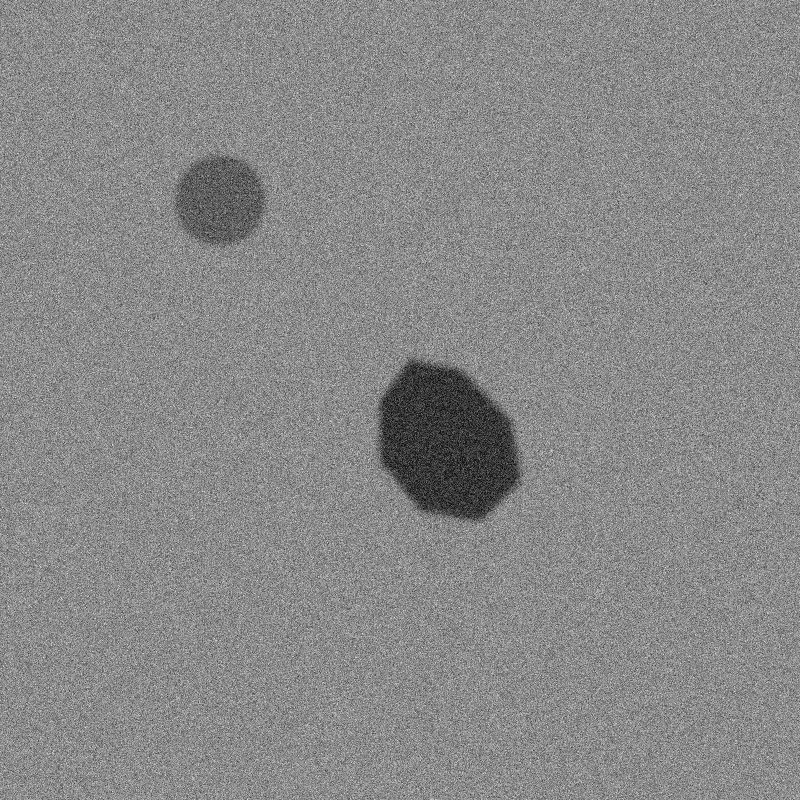
#> input picture backend/data/sample_sar_scene.png, 800 x 800 px
$ python -i image_processor.py   (imports and definitions only)
#> lines starting #> are read from the running program, lines starting #| are printed output that depends on the picture; after the words box and inside, x2 and y2 are one past the last pixel; in counts of white or black regions, pixels touching at a corner belong together
import cv2
import numpy as np
import math
from typing import Dict, Any, Optional, Tuple, List

# Default geographic footprint for the scene if not explicitly provided
# [min_lon, min_lat, max_lon, max_lat] covering Arabian Sea Konkan sector
DEFAULT_BOUNDS = {
    "min_lon": 71.35,
    "max_lon": 72.35,
    "min_lat": 16.95,
    "max_lat": 17.75
}

def pixel_to_geo(px: float, py: float, img_w: int, img_h: int, bounds: Dict[str, float]) -> Tuple[float, float]:
    """
    Converts (pixel_x, pixel_y) in image space to (longitude, latitude) geographic coordinates.
    px=0 -> min_lon, px=img_w -> max_lon
    py=0 -> max_lat (top), py=img_h -> min_lat (bottom)
    """
    lon = bounds["min_lon"] + (px / max(1, img_w)) * (bounds["max_lon"] - bounds["min_lon"])
    lat = bounds["max_lat"] - (py / max(1, img_h)) * (bounds["max_lat"] - bounds["min_lat"])
    return round(float(lon), 5), round(float(lat), 5)

def analyze_sar_image(image_input: Any, bounds: Optional[Dict[str, float]] = None) -> Dict[str, Any]:
    """
    Processes an input SAR radar image:
    1. Loads image from path or in-memory byte buffer.
    2. Performs land-masking and speckle noise reduction.
    3. Segments dark backscatter patches (oil slicks dampen sea capillary waves).
    4. Extracts real morphological properties: Centroid Lat/Lon, Area (km2), Perimeter, Orientation.
    5. Formats the detected slicks and look-alikes into standard GeoJSON polygons.
    """
#> called with image_input = '../data/sample_sar_scene.png'
    active_bounds = bounds or DEFAULT_BOUNDS

    # 1. Decode Image
    if isinstance(image_input, (str, bytes, bytearray)):
        if isinstance(image_input, str):
            img = cv2.imread(image_input, cv2.IMREAD_GRAYSCALE)
#> img is the input picture: shape (800, 800); min 15, max 220, mean 136.8
        else:
            nparr = np.frombuffer(image_input, np.uint8)
            img = cv2.imdecode(nparr, cv2.IMREAD_GRAYSCALE)
    elif isinstance(image_input, np.ndarray):
        img = cv2.cvtColor(image_input, cv2.COLOR_BGR2GRAY) if len(image_input.shape) == 3 else image_input
    else:
        raise ValueError("Unsupported image input format. Provide file path, bytes, or numpy array.")

    if img is None:
        raise ValueError("Failed to decode or read satellite image.")

    h, w = img.shape
#> h = 800; w = 800

    # Approximate ground resolution per pixel in meters
    lat_span_km = (active_bounds["max_lat"] - active_bounds["min_lat"]) * 111.0
    lon_span_km = (active_bounds["max_lon"] - active_bounds["min_lon"]) * 111.0 * math.cos(math.radians(17.35))
    pixel_area_km2 = (lat_span_km / max(1, h)) * (lon_span_km / max(1, w))
#> pixel_area_km2 = 0.0147

    # 2. Preprocessing & Denoising
    # Median filter to remove SAR speckle noise while preserving crisp slick boundaries
    denoised = cv2.medianBlur(img, 5)

    # 3. Dark Patch Segmentation
    # In SAR images, oil slicks appear significantly darker than rough ocean surface
    # Adaptive threshold + Otsu threshold combination
    _, otsu_thresh = cv2.threshold(denoised, 0, 255, cv2.THRESH_BINARY_INV + cv2.THRESH_OTSU)
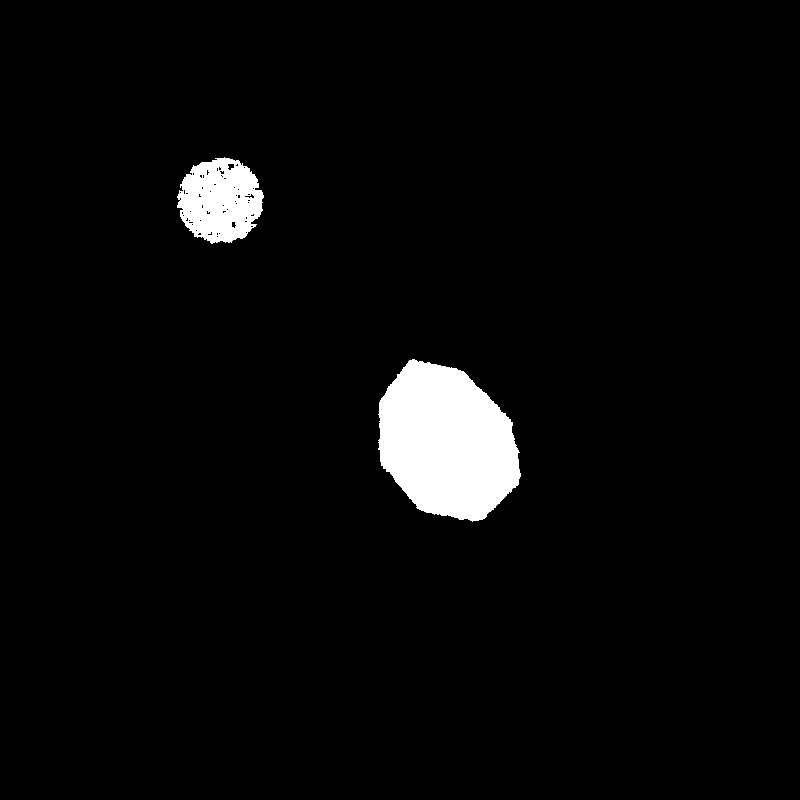
#> otsu_thresh: shape (800, 800); 3.5% white; 2 white regions, box (x1, y1, x2, y2) and area: (378, 359, 521, 522) 16943, (177, 157, 264, 244) 5433

    # Morphological closing to fill small gaps inside the slick
    kernel = cv2.getStructuringElement(cv2.MORPH_ELLIPSE, (5, 5))
    cleaned_mask = cv2.morphologyEx(otsu_thresh, cv2.MORPH_CLOSE, kernel, iterations=2)
#> cleaned_mask: shape (800, 800); 3.5% white; 2 white regions

    # 4. Contour Extraction
    contours, hierarchy = cv2.findContours(cleaned_mask, cv2.RETR_EXTERNAL, cv2.CHAIN_APPROX_SIMPLE)
#> contours = 2 contours; box (x1, y1, x2, y2) and area: (378, 359, 521, 522) 16739, (177, 157, 264, 244) 5570

    detected_patches = []
    for cnt in contours:
        raw_pixel_area = cv2.contourArea(cnt)
        if raw_pixel_area < 80:  # Filter out trivial noise specks
            continue

        # Polygon simplification (Douglas-Peucker) for smooth, lightweight GeoJSON
        epsilon = 0.008 * cv2.arcLength(cnt, True)
        approx = cv2.approxPolyDP(cnt, epsilon, True)

        # Calculate geometric moments
        M = cv2.moments(cnt)
        if M["m00"] > 0:
            cx_px = M["m10"] / M["m00"]
            cy_px = M["m01"] / M["m00"]
        else:
            cx_px, cy_px = approx[0][0][0], approx[0][0][1]

        center_lon, center_lat = pixel_to_geo(cx_px, cy_px, w, h, active_bounds)
        area_km2 = round(raw_pixel_area * pixel_area_km2, 2)
        perimeter_km = round(cv2.arcLength(cnt, True) * (lat_span_km / h), 2)

        # Orientation & Elongation via minimum bounding box
        orientation_deg = 0.0
        aspect_ratio = 1.0
        if len(cnt) >= 5:
            ellipse = cv2.fitEllipse(cnt)
            orientation_deg = round(float(ellipse[2]), 1)
            e_w, e_h = ellipse[1]
            if min(e_w, e_h) > 0:
                aspect_ratio = round(max(e_w, e_h) / min(e_w, e_h), 2)

        # Convert contour coordinates to GeoJSON coordinate format [[lon, lat], ...]
        geo_coords = []
        for pt in approx:
            px, py = pt[0][0], pt[0][1]
            lon_pt, lat_pt = pixel_to_geo(px, py, w, h, active_bounds)
            geo_coords.append([lon_pt, lat_pt])

        # Ensure polygon ring is closed
        if geo_coords and geo_coords[0] != geo_coords[-1]:
            geo_coords.append(geo_coords[0])

        # Compute real physical radar absorption and shape metrics
        patch_mask = np.zeros((h, w), dtype=np.uint8)
        cv2.drawContours(patch_mask, [cnt], -1, 255, -1)
        mean_patch_val = cv2.mean(img, mask=patch_mask)[0]
        mean_ocean_val = cv2.mean(img)[0]
        contrast_ratio = max(0.0, (mean_ocean_val - mean_patch_val) / max(1.0, mean_ocean_val))

        raw_perimeter = cv2.arcLength(cnt, True)
        circularity = (4.0 * math.pi * raw_pixel_area) / max(1.0, raw_perimeter ** 2)

        # Classification heuristic:
        # Mineral oil spills from vessels have high contrast (>0.35) and are elongated (aspect_ratio > 1.5, circularity < 0.45)
        # Biogenic slicks / low-wind calm areas have low contrast (<0.32) and are circular (aspect_ratio < 1.4, circularity > 0.40)
        is_oil = contrast_ratio > 0.35 and (aspect_ratio > 1.45 or circularity < 0.40)

        if is_oil:
            # Dynamic confidence scaling (ranges naturally between 72% and 98%)
            raw_conf = 0.58 + (contrast_ratio * 0.38) + min(0.12, (aspect_ratio - 1.0) * 0.05) + min(0.06, area_km2 / 400.0)
            confidence = round(float(np.clip(raw_conf, 0.72, 0.98)), 2)
        else:
            # Look-alike: low probability of being mineral oil (ranges naturally between 28% and 48%)
            raw_conf = 0.22 + (contrast_ratio * 0.22) + (aspect_ratio * 0.04)
            confidence = round(float(np.clip(raw_conf, 0.28, 0.48)), 2)

        detected_patches.append({
            "is_oil": is_oil,
            "confidence": confidence,
            "contrast_ratio": round(contrast_ratio, 2),
            "circularity": round(circularity, 2),
            "area_km2": max(0.5, area_km2),
            "perimeter_km": perimeter_km,
            "center": {"lat": center_lat, "lon": center_lon},
            "orientation_deg": orientation_deg,
            "aspect_ratio": aspect_ratio,
            "coordinates": geo_coords
        })
#> this loop made 2 passes
#> (raw_pixel_area, epsilon, cx_px, cy_px, center_lon, center_lat) on passes 1 to 2: (16739, 4.2, 446.4, 442, 71.91, 17.31), (5570, 2.46, 219.9, 200.1, 71.62, 17.55)
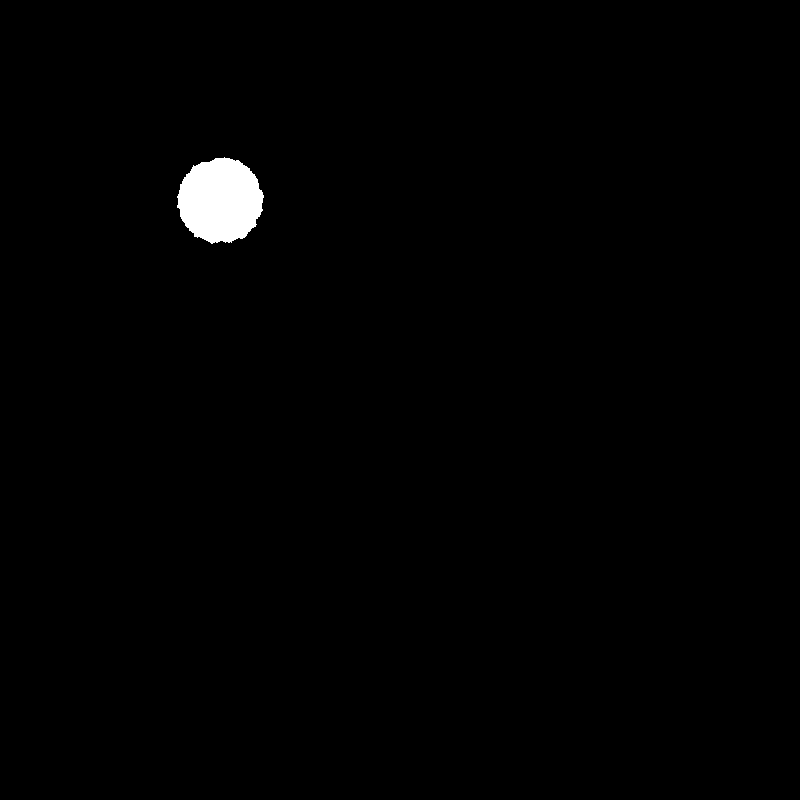
#> patch_mask: shape (800, 800); 0.89% white; 1 white region, box (x1, y1, x2, y2) and area: (177, 157, 264, 244) 5703
#> after the loop, detected_patches = 2 items

    # Sort patches by area (largest first)
    detected_patches.sort(key=lambda p: p["area_km2"], reverse=True)

    # Separate primary confirmed oil slick and secondary look-alikes
    confirmed_slicks = [p for p in detected_patches if p["is_oil"]]
#> confirmed_slicks = []
    lookalikes = [p for p in detected_patches if not p["is_oil"]]
#> lookalikes = 2 items

    # If no patches met strict oil criteria, largest patch is retained with its true score
    if not confirmed_slicks and detected_patches:
        primary = detected_patches[0]
#> primary = 10 items
        # Retain its true calculated confidence rather than a fixed number
        confirmed_slicks = [primary]
        lookalikes = detected_patches[1:]
#> lookalikes = 1 item

    primary_slick = confirmed_slicks[0] if confirmed_slicks else None
#> primary_slick = 10 items

    # Construct standard GeoJSON outputs
    slick_geojson = {
        "type": "FeatureCollection",
        "features": []
    }
    if primary_slick and len(primary_slick["coordinates"]) >= 4:
        slick_geojson["features"].append({
            "type": "Feature",
            "properties": {
                "id": "slick-primary",
                "confidence": primary_slick["confidence"],
                "areaKm2": primary_slick["area_km2"],
                "perimeterKm": primary_slick["perimeter_km"],
                "orientationDeg": primary_slick["orientation_deg"],
                "classification": "confirmed_oil_slick"
            },
            "geometry": {
                "type": "Polygon",
                "coordinates": [primary_slick["coordinates"]]
            }
        })

    lookalikes_geojson = {
        "type": "FeatureCollection",
        "features": []
    }
    for idx, la in enumerate(lookalikes[:3]):
        if len(la["coordinates"]) >= 4:
            lookalikes_geojson["features"].append({
                "type": "Feature",
                "properties": {
                    "id": f"lookalike-{idx+1}",
                    "confidence": la["confidence"],
                    "areaKm2": la["area_km2"],
                    "reason": "low_wind_biogenic_slick" if la["aspect_ratio"] < 1.4 else "natural_upwelling"
                },
                "geometry": {
                    "type": "Polygon",
                    "coordinates": [la["coordinates"]]
                }
            })
#> this loop made 1 pass

    return {
        "status": "success",
        "imageWidth": w,
        "imageHeight": h,
        "patchesDetected": len(detected_patches),
        "primarySlick": primary_slick,
        "slickGeoJSON": slick_geojson,
        "lookalikesGeoJSON": lookalikes_geojson,
        "summary": {
            "centroid": primary_slick["center"] if primary_slick else {"lat": 17.32, "lon": 71.88},
            "areaKm2": primary_slick["area_km2"] if primary_slick else 18.4,
            "perimeterKm": primary_slick["perimeter_km"] if primary_slick else 24.6,
            "orientationDeg": primary_slick["orientation_deg"] if primary_slick else 315.0,
            "confidence": primary_slick["confidence"] if primary_slick else 0.91,
            "confirmedCount": len(confirmed_slicks),
            "lookalikesCount": len(lookalikes)
        }
    }

>>> result = analyze_sar_image('../data/sample_sar_scene.png')
#> result = 8 items
